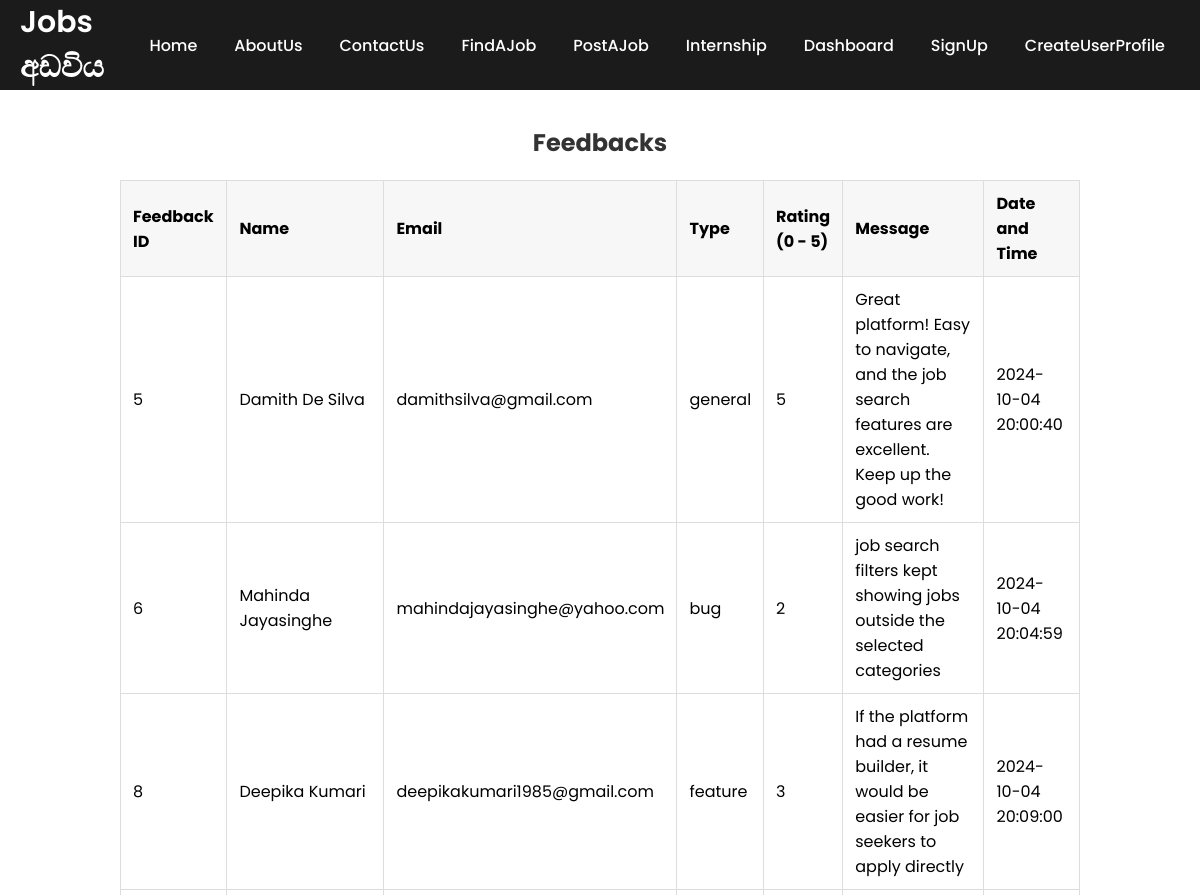
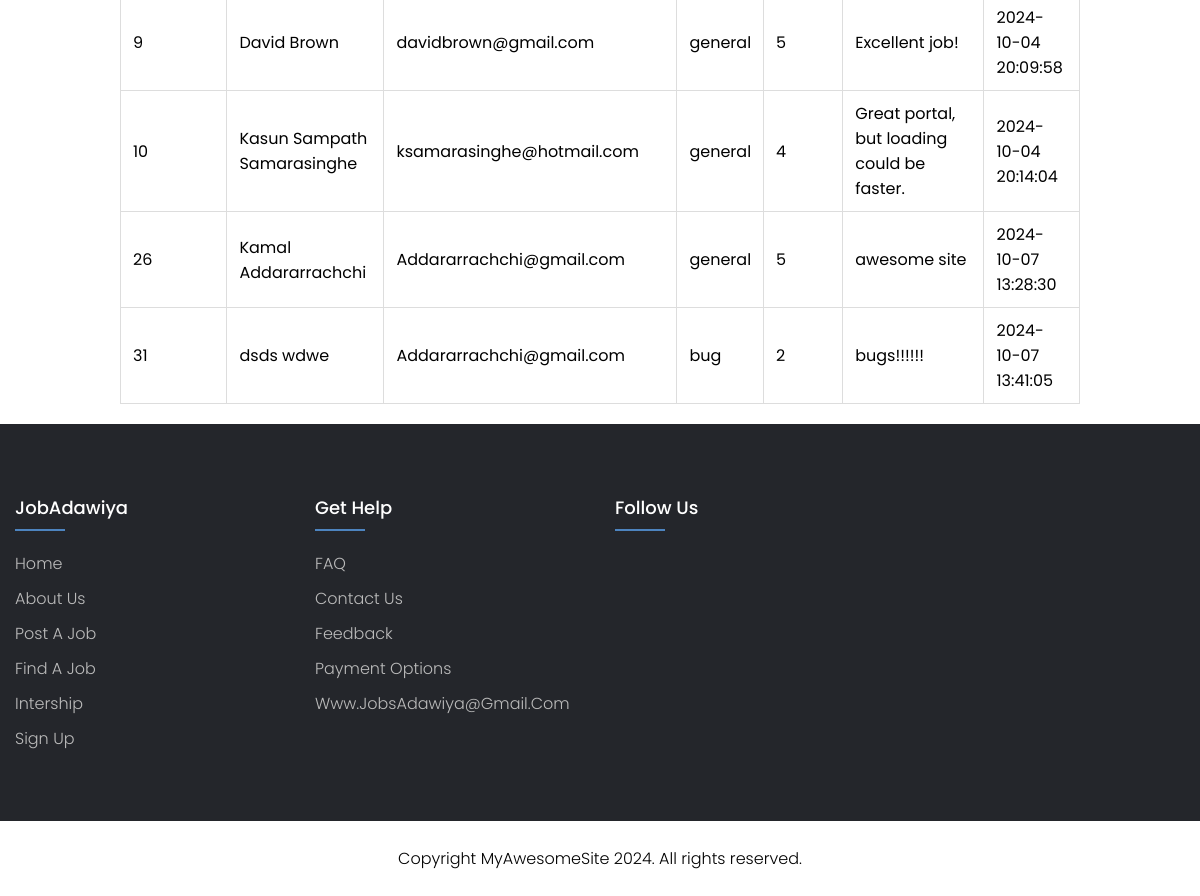
/Sandeepa/Dilsha/f_read.php, run on the app's committed database (2 pictures, top to bottom).
### tables this page shows
CREATE TABLE `feedback` (
  `id` int(11) NOT NULL,
  `name` varchar(100) NOT NULL,
  `email` varchar(100) NOT NULL,
  `type` enum('general','bug','feature') NOT NULL,
  `rating` int(1) NOT NULL,
  `message` text NOT NULL,
  `time` timestamp NOT NULL DEFAULT current_timestamp()
);

### Sandeepa/Dilsha/f_read.php (the view, shortened to what this page needs)
<?php
require 'c_config.php';
include('navbar.php');
$sql = "SELECT id, name, email, type, rating, message, time FROM feedback";
$result = $conn->query($sql);
echo " <h1 class='title-center'> <br> Feedbacks</h1>";
if ($result->num_rows > 0) {
    echo "<table class='message-table'>";
    echo "<thead><tr>" .
    "<th> Feedback ID </th>" .
    "<th> Name </th>" .
    "<th> Email </th>" .
    "<th> Type </th>" .
    "<th> Rating <br> (0 - 5)</th>" .
    "<th> Message </th>" .
    "<th> Date and Time </th>" .
    "</tr></thead><tbody>";
    while ($row = $result->fetch_assoc()) {
        echo "<tr>";
        echo "<td>" . $row["id"] . "</td>" .
             "<td>" . $row["name"] . "</td>" .
             "<td>" . $row["email"] . "</td>" .
             "<td>" . $row["type"] . "</td>" .
             "<td>" . $row["rating"] . "</td>" .
             "<td>" . $row["message"] . "</td>" .
             "<td>" . $row["time"] . "</td>";
        echo "</tr>";
    }
    echo "</tbody></table>";
} else {
    echo "No Results";
}
?>
<?php
    include('footer.php');
?>

### Sandeepa/Dilsha/navbar.php (shortened to what this page needs)
<div class="nav-bar">
    <div class="container">
        <nav>
            <div class="menu">
                <div class="logo">
                    <a href="../home">Jobs අඩවිය</a>
                </div>
                <ul>
                    <li><a href="../home/home.php">Home</a></li>
                    <li><a href="../Bupathifnl/aboutus.php">AboutUs</a></li>
                    <li><a href="contact.php">ContactUs</a></li>
                    <li><a href="find.php">FindAJob</a></li>
                    <li><a href="../Malith/postajob.php">PostAJob</a></li>
                    <li><a href="../Shamal/index.php">Internship</a></li>
                    <li><a href="../Shamal/login.php">Dashboard</a></li>
                    <li><a href="../Bupathifnl/signup.php">SignUp</a></li>
                    <li><a href="../createUserProfile/create profile.php">CreateUserProfile</a></li>
                </ul>
            </div>
        </nav>
    </div>
</div>

### Sandeepa/Dilsha/footer.php (shortened to what this page needs)
<div class="footer-bar">
        <div class="container">
            <div class="row">
                <div class="footer-col">
                    <h4>JobAdawiya</h4>
                    <ul>
                        <li><a href="../home/home.php">Home</a></li>
                        <li><a href="../Bupathifnl/aboutus.php">About Us</a></li>
                        <li><a href="../Malith/postajob.php">Post a Job</a></li>
                        <li><a href="find.php">Find a Job</a></li>
                        <li><a href="../Shamal/index.php">Intership</a></li>
                        <li><a href="../Bupathifnl/signup.php">Sign up</a></li>
                    </ul>
                </div>
                <div class="footer-col">
                    <h4>Get Help</h4>
                    <ul>
                        <li><a href="faq.php">FAQ</a></li>
                        <li><a href="contact.php">Contact Us</a></li>
                        <li><a href="feedback.php">Feedback</a></li>
                        <li><a href="../Malith/package.php">payment options</a></li>
                        <li><a href="#">www.JobsAdawiya@gmail.com</a></li>
                    </ul>
                </div>
                <div class="footer-col">
                    <h4>Follow Us</h4>
                    <div class="social-links">
                    </div>
                </div>
            </div>
        </div>
    </div>
    <div class="copyright">
        <p>Copyright <i class='bx bx-copyright'></i> MyAwesomeSite 2024. All rights reserved.</p>
    </div>

### Sandeepa/Dilsha/navbar.php (style rules this page uses)
* { margin: 0; padding: 0; font-family: 'Poppins', sans-serif; box-sizing: border-box; }
nav { top: 0; position: fixed; background: #1b1b1b; width: 100%; z-index: 12; }
nav .menu { max-width: 1250px; margin: auto; display: flex; align-items: center; justify-content: space-between; padding: 0 20px; }
.menu .logo a { text-decoration: none; color: #fff; font-size: 30px; font-weight: 600; }
.menu ul { display: inline-flex; list-style: none; float: right; }
.menu ul li { margin-left: 7px; }
.menu ul li a { text-decoration: none; color: #fff; font-weight: 500; padding: 8px 15px; border-radius: 5px; transition: all 0.3s ease; }

### Sandeepa/Dilsha/f_read.php (style rules this page uses)
.title-center { text-align: center; font-size: 24px; margin-top: 20px; color: #333; }
.message-table { width: 80%; margin: 20px auto; border-collapse: collapse; font-size: 16px; text-align: left; }
.message-table thead { background-color: #f2f2f2; }
.message-table th, .message-table td { padding: 10px 12px; border: 1px solid #ddd; }
.message-table th { font-weight: bold; background-color: #f7f7f7; }

### Sandeepa/Dilsha/footer.php (style rules this page uses)
.footer-bar { background-color: #24262b; padding: 70px 0; }
.footer-bar .container { max-width: 100%; margin: auto; }
.footer-bar .container .row { display: flex; flex-wrap: wrap; }
.footer-col ul { list-style: none; }
.footer-col { width: 25%; padding: 0 15px; }
.footer-col h4 { font-size: 18px; color: #fff; text-transform: capitalize; font-weight: 500; margin-bottom: 30px; position: relative; }
.footer-col h4::before { content: ''; position: absolute; left: 0; bottom: -10px; background-color: rgb(77, 132, 191); height: 2px; box-sizing: border-box; width: 50px; }
.footer-col ul li:not(:last-child) { margin-bottom: 10px; }
.footer-col ul li a { font-size: 16px; text-transform: capitalize; color: #fff; text-decoration: none; font-weight: 300; color: #bbbbbb; display: block; transition: all 0.3 ease; }
.copyright { width: 100%; text-align: center; padding: 25px 0; background: #fff; font-weight: 300; }

### data on the page
feedback: id "5", name "Damith De Silva", email "damithsilva@gmail.com", type "general", rating "5", message "Great platform! Easy to navigate, and the job search features are excellent. Keep up the good work!", time "2024-10-04 20:00:40"
feedback: id "6", name "Mahinda Jayasinghe", email "mahindajayasinghe@yahoo.com", type "bug", rating "2", message "job search filters kept showing jobs outside the selected categories", time "2024-10-04 20:04:59"
feedback: id "8", name "Deepika Kumari", email "deepikakumari1985@gmail.com", type "feature", rating "3", message "If the platform had a resume builder, it would be easier for job seekers to apply directly", time "2024-10-04 20:09:00"
feedback: id "9", name "David Brown", email "davidbrown@gmail.com", type "general", rating "5", message "Excellent job!", time "2024-10-04 20:09:58"
feedback: id "10", name "Kasun Sampath Samarasinghe", email "ksamarasinghe@hotmail.com", type "general", rating "4", message "Great portal, but loading could be faster.", time "2024-10-04 20:14:04"
feedback: id "26", name "Kamal Addararrachchi", email "Addararrachchi@gmail.com", type "general", rating "5", message "awesome site", time "2024-10-07 13:28:30"
feedback: id "31", name "dsds wdwe", email "Addararrachchi@gmail.com", type "bug", rating "2", message "bugs!!!!!!", time "2024-10-07 13:41:05"
